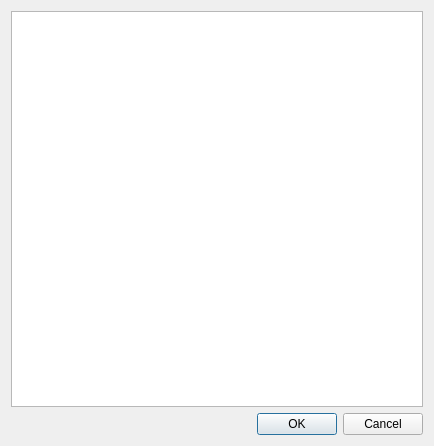
<?xml version="1.0" encoding="UTF-8"?>
<ui version="4.0">
 <class>ConquestGeoDialogAsset</class>
 <widget class="QDialog" name="ConquestGeoDialogAsset">
  <property name="geometry">
   <rect>
    <x>0</x>
    <y>0</y>
    <width>434</width>
    <height>446</height>
   </rect>
  </property>
  <property name="windowTitle">
   <string>Create new asset</string>
  </property>
  <layout class="QVBoxLayout" name="verticalLayout">
   <item>
    <widget class="QTreeView" name="treeView">
     <property name="headerHidden">
      <bool>true</bool>
     </property>
    </widget>
   </item>
   <item>
    <widget class="QDialogButtonBox" name="button_box">
     <property name="enabled">
      <bool>true</bool>
     </property>
     <property name="orientation">
      <enum>Qt::Horizontal</enum>
     </property>
     <property name="standardButtons">
      <set>QDialogButtonBox::Cancel|QDialogButtonBox::Ok</set>
     </property>
    </widget>
   </item>
  </layout>
 </widget>
 <resources/>
 <connections>
  <connection>
   <sender>button_box</sender>
   <signal>accepted()</signal>
   <receiver>ConquestGeoDialogAsset</receiver>
   <slot>accept()</slot>
   <hints>
    <hint type="sourcelabel">
     <x>20</x>
     <y>20</y>
    </hint>
    <hint type="destinationlabel">
     <x>20</x>
     <y>20</y>
    </hint>
   </hints>
  </connection>
  <connection>
   <sender>button_box</sender>
   <signal>rejected()</signal>
   <receiver>ConquestGeoDialogAsset</receiver>
   <slot>reject()</slot>
   <hints>
    <hint type="sourcelabel">
     <x>20</x>
     <y>20</y>
    </hint>
    <hint type="destinationlabel">
     <x>20</x>
     <y>20</y>
    </hint>
   </hints>
  </connection>
 </connections>
</ui>
